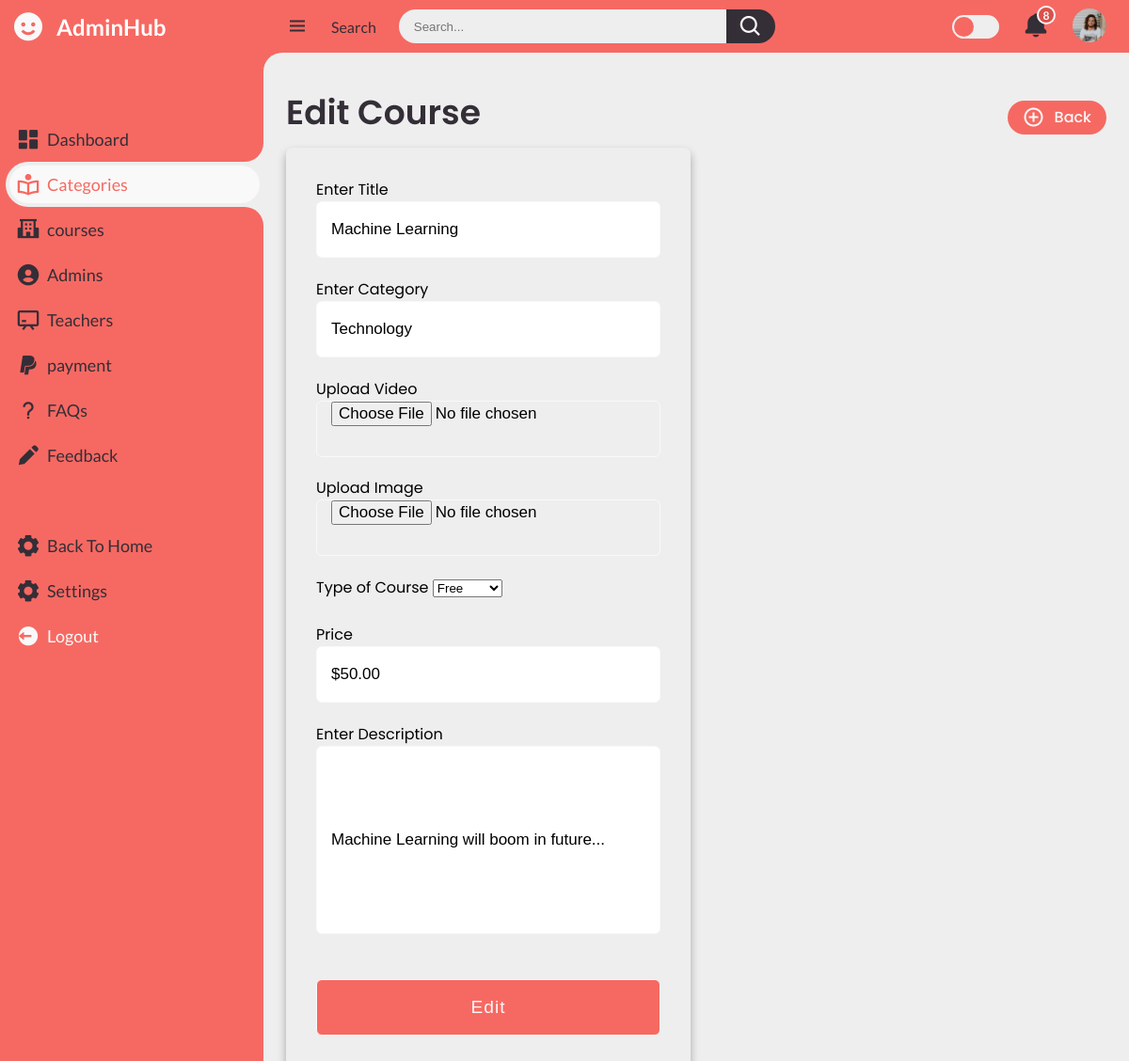
The app's page /adminpanel/courses/courseEdit.php?id=2 (signed in) with its own data.
### tables this page shows
CREATE TABLE `courses` (
  `id` int(11) NOT NULL,
  `title` text DEFAULT NULL,
  `category` text DEFAULT NULL,
  `description` text DEFAULT NULL,
  `video` longblob DEFAULT NULL,
  `image` longblob DEFAULT NULL,
  `price` text DEFAULT NULL,
  `type` text DEFAULT NULL,
  `courseid` text DEFAULT NULL,
  `createdat` date DEFAULT current_timestamp()
);

### adminpanel/courses/courseEdit.php (the view, shortened to what this page needs)
<?php
	if(isset($_SESSION['login']) && $_SESSION['login'] == true){
    require('../config.php');
	$title = "";
	$category = "";
	$description = "";
	$price = "";
    if($_SERVER['REQUEST_METHOD'] == 'GET'){
        $id = $_GET["id"];
        $result = mysqli_query($db,"SELECT * FROM `courses` WHERE id='$id'");
        $row = $result->fetch_assoc();
        $title = $row['title'];
	    $category = $row['category'];
	    $description = $row['description'];
	    $price = $row['price'];
    }
?>
<!DOCTYPE html>
<html lang="en">
<head>
	<link href='https://unpkg.com/boxicons@2.0.9/css/boxicons.min.css' rel='stylesheet'>
	<link rel="stylesheet" href="../../css/admin.css">
	<link rel="stylesheet" href="../../css/adminforms.css">
</head>
<body>
	<section id="sidebar">
		<a href="#" class="brand">
			<i class='bx bxs-smile'></i>
			<span class="text" style="color:white; ">AdminHub</span>
		</a>
		<ul class="side-menu top">
			<li>
				<a href="..\admin.php">
					<i class='bx bxs-dashboard'></i>
					<span class="text">Dashboard</span>
				</a>
			</li>
			<li class="active">
				<a href="..\category\category.php">
					<i class='bx bx-book-reader'></i>
					<span class="text">Categories</span>
				</a>
			</li>
			<li>
				<a href="..\courses\courses.php">
					<i class='bx bxs-school'></i>
					<span class="text">courses</span>
				</a>
			</li>
			<li>
				<a href="..\admins\admins.php">
					<i class='bx bxs-user-circle'></i>
					<span class="text">Admins</span>
				</a>
			</li>
			<li>
				<a href="..\teachers\teachers.php">
					<i class='bx bx-chalkboard'></i>
					<span class="text">Teachers</span>
				</a>
			</li>
			<li>
				<a href="..\payment\payment.html">
					<i class='bx bxl-paypal'></i>
					<span class="text">payment</span>
				</a>
			</li>
			<li>
				<a href="..\faqs\faqs.php">
					<i class='bx bx-question-mark'></i>
					<span class="text">FAQs</span>
				</a>
			</li>
			<li>
				<a href="..\feedback\feedback.php">
					<i class='bx bxs-pencil'></i>
					<span class="text">Feedback</span>
				</a>
			</li>
		</ul>
		<ul class="side-menu">
			<li>
				<a href="../../index.php">
					<i class='bx bxs-cog'></i>
					<span class="text">Back To Home</span>
				</a>
			</li>
			<li>
				<a href="#">
					<i class='bx bxs-cog'></i>
					<span class="text">Settings</span>
				</a>
			</li>
			<li>
				<a href="../../logout.php" class="logout">
					<i class='bx bxs-log-out-circle'></i>
					<span class="text">Logout</span>
				</a>
			</li>
		</ul>
	</section>
	<section id="content">
		<nav>
			<i class='bx bx-menu'></i>
			<a href="#" class="nav-link">Search</a>
			<form action="#">
				<div class="form-input">
					<input type="search" placeholder="Search...">
					<button type="submit" class="search-btn"><i class='bx bx-search'></i></button>
				</div>
			</form>
			<label for="switch-mode" class="switch-mode"></label>
			<a href="#" class="notification">
				<i class='bx bxs-bell'></i>
				<span class="num">8</span>
			</a>
			<a href="#" class="profile">
				<img src="..\img/people.png">
			</a>
		</nav>
		<main>
			<div class="head-title">
				<div class="left">
					<h1> Edit Course</h1>
				</div>
                <a href="..\courses\courses.php" class="btn-download">
                    <i class='bx bx-plus-circle'></i>
                    <span class="text">Back</span>
                </a>
			</div>
			<div class="container">
				<div class="login form">
					<form action="#" method="post" enctype="multipart/form-data">
                    	<span> Enter Title</span>
						<input type="text" name="title" placeholder="Enter Title" value="<?php echo $title; ?>">
						<span> Enter Category</span>
						<input type="text" name="category" placeholder="Enter Category" value="<?php echo $category; ?>">
						<span> Upload Video</span>
						<input type="file" name="video" placeholder="Enter Title">
						<span> Upload Image</span>
						<input type="file" name="image" placeholder="Enter Title">
						<span> Type of Course </span>
						<select name="type" id="">
							<option value="Free">Free</option>
						</select>
						<br><br>
						<span> Price</span>
						<input type="text" name="price" placeholder="Enter Price" value="<?php echo $price; ?>">
						<span>Enter Description</span>
						<input type="text" name="description" placeholder="Enter discription" value="<?php echo $description; ?>" style="height: 200px;">
						<input type="submit" class="button" value="Edit">
				  	</form>
				</div>
		</main>
	</section>
</body>
</html>
<?php
	}
	else{
		header("Location: ../../login.php");
	}
?>

### css/adminforms.css (style rules this page uses)
:root { --poppins: 'Poppins', sans-serif; --lato: 'Lato', sans-serif; --light: #F9F9F9; --light-white: ; --blue:#f66962; --light-blue: #F5D7D8; --grey: #eee; --dark-grey: #AAAAAA; --dark: #342E37; --red: #DB504A; --yellow: #FFCE26; --light-yellow: #FFF2C6; --orange: #FD7238; --light-orange: #FFE0D3; }
html { overflow-x: hidden; }
body { background:var(--grey); }
.container { position: relative; max-width: 430px; width: 100%; background: var(--light-white); border-radius: 7px; box-shadow: 0 5px 10px rgba(0,0,0,0.3); }
.container .form { padding: 2rem; }
.form input { height: 60px; width: 100%; padding: 0 15px; font-size: 17px; margin-bottom: 1.3rem; border: 1px solid var(--light); border-radius: 6px; outline: none; }
.form input.button { color: var(--light); background: var(--blue); font-size: 1.2rem; font-weight: 500; letter-spacing: 1px; margin-top: 1.7rem; cursor: pointer; transition: 0.4s; }

### records on screen
courses: title "Machine Learning", category "Technology", price "$50.00", description "Machine Learning will boom in future..."
